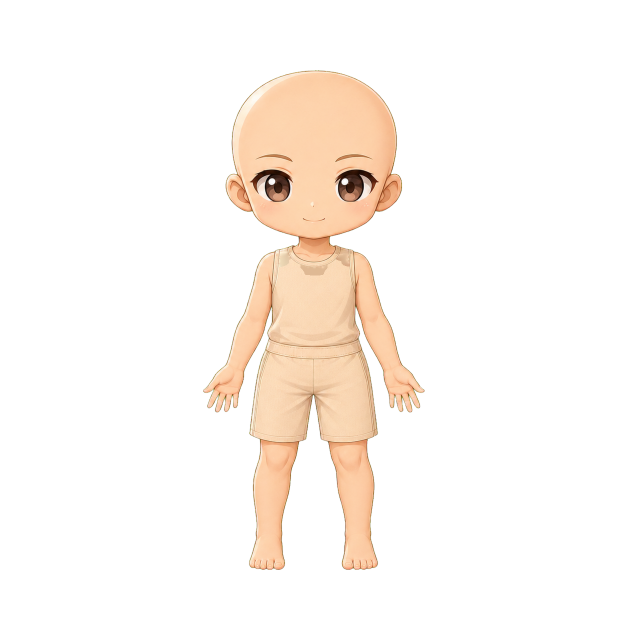
#> input picture chibi-outfits/bases/base_body_001_neutral_master_2.png, 1254 x 1254 px (shown at 1/2 size); its folder holds only this picture in this run
$ python segment_arms.py
#> lines starting #> are read from the running program, lines starting #| are printed output that depends on the picture; after the words box and inside, x2 and y2 are one past the last pixel; in counts of white or black regions, pixels touching at a corner belong together
### chibi-outfits/tools/kit.py
"""Shared paths and loaders for the chibi outfit kit.

Everything is 1254 x 1254 RGBA in one coordinate frame (pose 1 is the reference).
"""
from pathlib import Path

import numpy as np
from PIL import Image

KIT = Path(__file__).resolve().parent.parent
BASES = KIT / 'bases'
ARMS = KIT / 'arms'
MASKS = KIT / 'tools' / 'masks'
OUTFITS = KIT / 'outfits'

POSE_NAMES = ['pose 1 - neutral', 'pose 2 - left grip', 'pose 3 - right grip',
              'pose 4 - left palm up', 'pose 5 - two-hand grip']


def load_rgba(path):
    return np.array(Image.open(path).convert('RGBA')).astype(np.float32) / 255


def load_gray(path):
    return np.array(Image.open(path).convert('L')).astype(np.float32) / 255


def save_rgba(rgb, alpha, path):
    img = np.round(np.dstack([np.clip(rgb, 0, 1), np.clip(alpha, 0, 1)]) * 255).astype(np.uint8)
    img[..., :3][img[..., 3] == 0] = 0
    Image.fromarray(img, 'RGBA').save(path, optimize=True)


def save_gray(arr, path):
    Image.fromarray(np.round(np.clip(arr, 0, 1) * 255).astype(np.uint8), 'L').save(path, optimize=True)


def bases():
    """The five aligned base poses, in pose order."""
    return [load_rgba(p) for p in sorted(BASES.glob('*.png'))]


def arms():
    """The five arms layers, in pose order (same order as bases())."""
    return [load_rgba(p) for p in sorted(ARMS.glob('*.png'))]


def arm_masks():
    """Per-pose forearm/hand masks (0..1), feathered from the armpit line down."""
    return [load_gray(MASKS / f'armmask_{i:02d}.png') for i in range(1, 6)]


def armfull_pose1():
    """Pose 1's whole arm including the shoulder cap (used to build the armless base)."""
    return load_gray(MASKS / 'armfull_pose1.png') > 0.5


# [5 lines left out: function outfit_layers, not called in this run]


def over(dst, src):
    a = src[..., 3:4]
    return dst * (1 - a) + src[..., :3] * a


# [13 lines left out: function composite, not called in this run]

### chibi-outfits/tools/segment_arms.py
"""One-time step: cut the forearms/hands out of each aligned base pose.

Writes
  tools/masks/armmask_0N.png      per-pose arm mask (feathered from the armpit line, y=540..562)
  tools/masks/armfull_pose1.png   pose 1's whole arm incl. shoulder cap
  tools/masks/armless_base_green.png   pose 1 with no arms, on #00FF00 (the image the model dresses)
  arms/arms_00N_*.png             the arms layers (base pixels x arm mask)

The marker coordinates below were placed by hand for these five bases; rerun only if
the bases change.   usage: python tools/segment_arms.py
"""
import sys
from pathlib import Path

import cv2
import numpy as np
from skimage.morphology import remove_small_holes
from skimage.segmentation import watershed

sys.path.insert(0, str(Path(__file__).resolve().parent))
import kit  # noqa: E402

ARM_NAMES = ['arms_001_neutral', 'arms_002_viewer_left_vertical_grip',
             'arms_003_viewer_right_vertical_grip', 'arms_004_viewer_left_palm_up',
             'arms_005_centered_two_hand_grip']
TOP, FEATHER = 540, 22       # arm layer starts at the armpit line, feathered over 22 px


def disk(lbl, pts, r, v):
    for (x, y) in pts:
        cv2.circle(lbl, (int(x), int(y)), r, v, -1)


def line(lbl, p, q, v, t=5):
    cv2.line(lbl, (int(p[0]), int(p[1])), (int(q[0]), int(q[1])), v, t)


def elevation(a):
    lab = cv2.cvtColor(a[..., :3].astype(np.float32), cv2.COLOR_RGB2LAB)
    return cv2.GaussianBlur(1 - lab[..., 0] / 100.0, (0, 0), 0.8)


def segment(i, a):
    H, W = a.shape[:2]
    al = a[..., 3]
    m = np.zeros((H, W), np.int32)
    opaque = al > 0.5
    hn = opaque.copy(); hn[515:] = False; m[hn] = 1    # head / neck
    lg = opaque.copy(); lg[:885] = False; m[lg] = 1    # legs / feet
    if i < 4:
        cv2.rectangle(m, (575, 545), (680, 690), 1, -1)        # torso, inside the clothing
        cv2.rectangle(m, (532, 700), (723, 875), 1, -1)        # shorts
        cv2.fillPoly(m, [np.array([(495, 548), (530, 548), (536, 628), (486, 628)], np.int32)], 2)
        cv2.fillPoly(m, [np.array([(726, 548), (762, 548), (770, 628), (720, 628)], np.int32)], 2)
        sub = opaque.copy(); sub[:628] = False                 # forearms/hands below y=628
        _, lb = cv2.connectedComponents(sub.astype(np.uint8), 8)
        body = lb[700, 628]
        arms_ = (lb > 0) & (lb != body)
        m[cv2.erode(arms_.astype(np.uint8), np.ones((5, 5), np.uint8)) > 0] = 2
    else:                                                       # pose 5: hands in front of the body
        cv2.fillPoly(m, [np.array([(572, 545), (683, 545), (683, 640), (660, 690), (600, 690), (572, 655)],
                                  np.int32)], 1)
        disk(m, [(535, 790), (550, 830), (570, 860), (585, 800), (560, 775), (590, 860),
                 (720, 790), (705, 830), (680, 860), (678, 805), (695, 770), (665, 860), (628, 850)], 6, 1)
        cv2.fillPoly(m, [np.array([(496, 540), (538, 540), (542, 640), (500, 650)], np.int32)], 2)
        cv2.fillPoly(m, [np.array([(716, 540), (760, 540), (760, 645), (714, 640)], np.int32)], 2)
        line(m, (606, 688), (650, 688), 1, 3)
        line(m, (601, 702), (652, 702), 1, 1)
        line(m, (535, 670), (585, 725), 2); line(m, (715, 680), (668, 735), 2)
        disk(m, [(625, 740), (630, 800)], 7, 2)
    ws = watershed(elevation(a), markers=m, mask=al > 0.02)
    arm = cv2.dilate((ws == 2).astype(np.uint8), cv2.getStructuringElement(cv2.MORPH_ELLIPSE, (3, 3))) > 0
    arm &= al > 0.01
    arm = remove_small_holes(arm, 40)
    ramp = np.clip((np.arange(H) - TOP) / FEATHER, 0, 1)[:, None]
    alpha = cv2.GaussianBlur(arm.astype(np.float32) * ramp, (0, 0), 0.6)
    alpha *= arm | (cv2.dilate(arm.astype(np.uint8), np.ones((3, 3), np.uint8)) > 0)
    return np.clip(alpha, 0, 1)


def full_arm_pose1(a, armmask):
    """Whole arm of pose 1 including the shoulder cap (no feather)."""
    H, W = a.shape[:2]
    al = a[..., 3]
    m = np.zeros((H, W), np.int32)
    op = al > 0.5
    hn = op.copy(); hn[490:] = False; m[hn] = 1
    cv2.fillPoly(m, [np.array([(556, 500), (698, 500), (698, 690), (556, 690)], np.int32)], 1)
    cv2.rectangle(m, (532, 700), (723, 875), 1, -1)
    lg = op.copy(); lg[:885] = False; m[lg] = 1
    cv2.fillPoly(m, [np.array([(530, 520), (540, 518), (540, 620), (492, 620), (503, 560)], np.int32)], 2)
    cv2.fillPoly(m, [np.array([(716, 518), (726, 520), (752, 560), (764, 620), (716, 620)], np.int32)], 2)
    m[cv2.erode((armmask > 0.5).astype(np.uint8), np.ones((5, 5), np.uint8)) > 0] = 2
    ws = watershed(elevation(a), markers=m, mask=al > 0.02)
    arm = cv2.dilate((ws == 2).astype(np.uint8), cv2.getStructuringElement(cv2.MORPH_ELLIPSE, (3, 3))) > 0
    return arm & (al > 0.01)


def main():
    kit.MASKS.mkdir(parents=True, exist_ok=True)
    B = kit.bases()
#> B = 1 item
    masks = []
    for i, a in enumerate(B):
        alpha = segment(i, a)
        masks.append(alpha)
        kit.save_gray(alpha, kit.MASKS / f'armmask_{i + 1:02d}.png')
        kit.save_rgba(a[..., :3], a[..., 3] * alpha, kit.ARMS / f'{ARM_NAMES[i]}.png')
        print(f'pose {i + 1}: arm px {int((alpha > 0.5).sum())}')
#> this loop made 1 pass
#> (H in segment, W in segment, body in segment) on pass 1: (1254, 1254, 2)
#| pose 1: arm px 28827
#> pass 1, in segment, `_, lb = cv2.connectedComponents(sub.astype(np.uint8), 8)`:
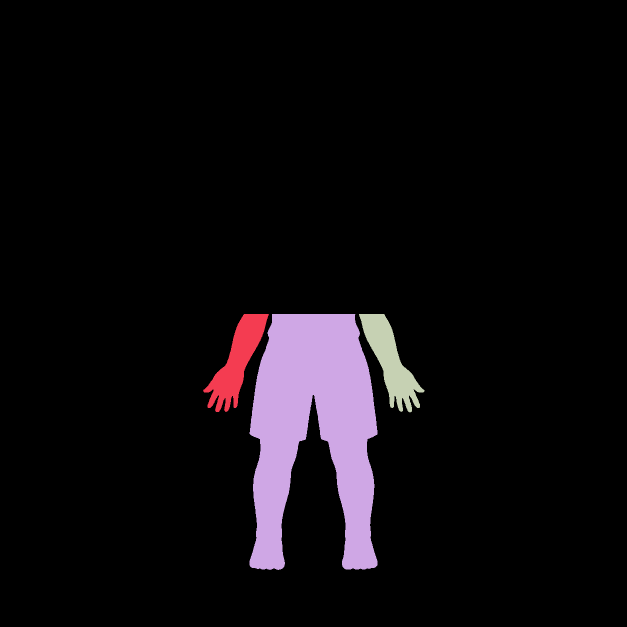
#> lb: shape (1254, 1254) int32 (shown at 1/2 size); 4 distinct labels, from 0 to 3; one colour per label, 0 black
#> pass 1, in segment, `arms_ = (lb > 0) & (lb != body)`:
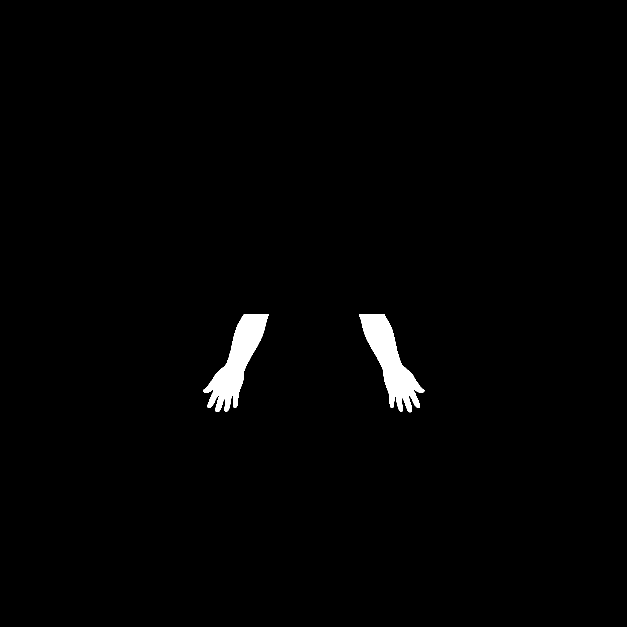
#> arms_: shape (1254, 1254) bool (shown at 1/2 size); 1.3% white; 2 white regions, box (x1, y1, x2, y2) and area: (718, 628, 849, 825) 10131, (406, 628, 538, 824) 10055
#> after the loop, masks = 1 item
    full = full_arm_pose1(B[0], masks[0])
#> in full_arm_pose1, `hn[490:] = False`:
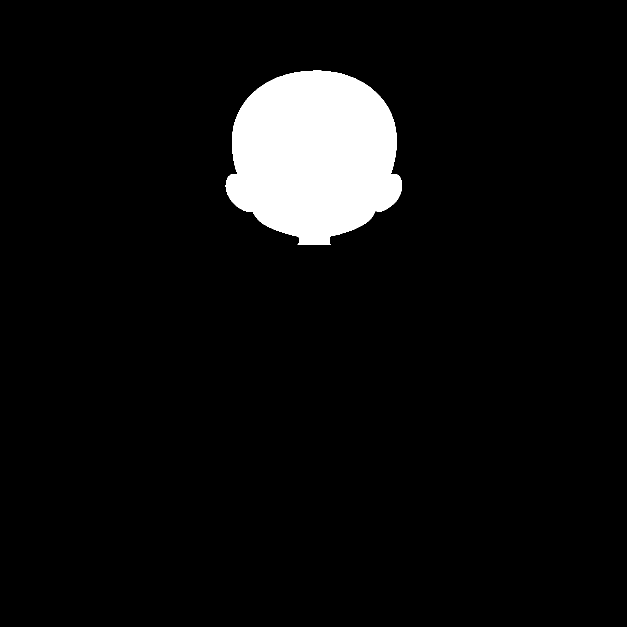
#> hn: shape (1254, 1254) bool (shown at 1/2 size); 6% white; 1 white region, box (x1, y1, x2, y2) and area: (451, 141, 804, 490) 93786
#> in full_arm_pose1, `cv2.fillPoly(m, [np.array([(556, 500), (698, 500), (698, 690), (556, 6..`: m: shape (1254, 1254) int32; values 0 (black) and 1 (white), 7.7% white; 2 white regions, box (x1, y1, x2, y2) and area: (451, 141, 804, 490) 93786, (556, 500, 699, 691) 27313
#> in full_arm_pose1, `cv2.rectangle(m, (532, 700), (723, 875), 1, -1)`: m: shape (1254, 1254) int32; values 0 (black) and 1 (white), 9.8% white; 3 white regions, box (x1, y1, x2, y2) and area: (451, 141, 804, 490) 93786, (532, 700, 724, 876) 33792, (556, 500, 699, 691) 27313
#> in full_arm_pose1, `lg[:885] = False`:
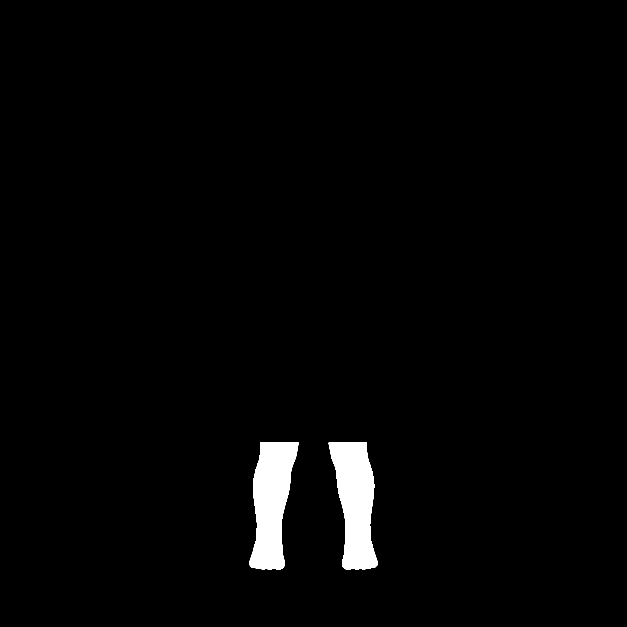
#> lg: shape (1254, 1254) bool (shown at 1/2 size); 2.1% white; 2 white regions, box (x1, y1, x2, y2) and area: (657, 885, 755, 1139) 16327, (499, 885, 598, 1140) 16325
#> in full_arm_pose1, `cv2.fillPoly(m, [np.array([(716, 518), (726, 520), (752, 560), (764, 6..`:
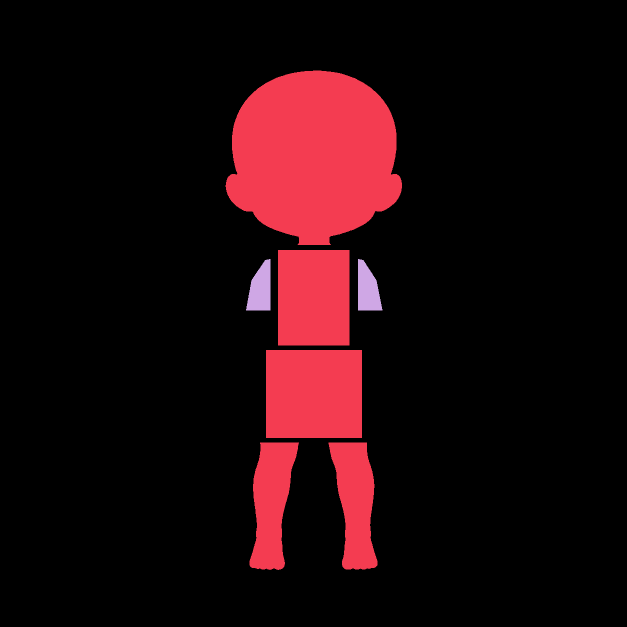
#> m: shape (1254, 1254) int32 (shown at 1/2 size); 3 distinct labels, from 0 to 2; one colour per label, 0 black
#> in elevation (call 2), `lab = cv2.cvtColor(a[..., :3].astype(np.float32), cv2.COLOR_RGB2LAB)`: lab: shape (1254, 1254, 3) float32; mean of channels 0, 1, 2 12.3, 1.5, 3.7
#> in full_arm_pose1, `ws = watershed(elevation(a), markers=m, mask=al > 0.02)`:
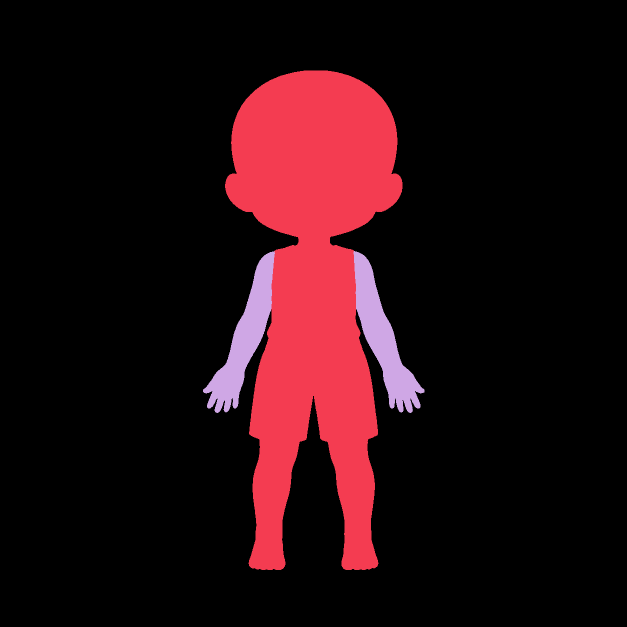
#> ws: shape (1254, 1254) int32 (shown at 1/2 size); 3 distinct labels, from 0 to 2; one colour per label, 0 black
#> in full_arm_pose1, `arm = cv2.dilate((ws == 2).astype(np.uint8), cv2.getStructuringElement..`: arm: shape (1254, 1254) bool; 2.1% white; 2 white regions, box (x1, y1, x2, y2) and area: (706, 501, 850, 827) 16551, (405, 501, 551, 827) 16381
#> in full_arm_pose1, `return arm & (al > 0.01)`: returned value: shape (1254, 1254) bool; 2% white; 2 white regions, box (x1, y1, x2, y2) and area: (706, 502, 849, 826) 16037, (406, 502, 551, 826) 15868
    kit.save_gray(full.astype(np.float32), kit.MASKS / 'armfull_pose1.png')
    keep = cv2.GaussianBlur((~full).astype(np.float32), (0, 0), 0.7)
    a_less = B[0][..., 3] * np.minimum(keep, 1.0)
    green = np.array([0.0, 1.0, 0.0])
    rgb = B[0][..., :3] * a_less[..., None] + green * (1 - a_less[..., None])
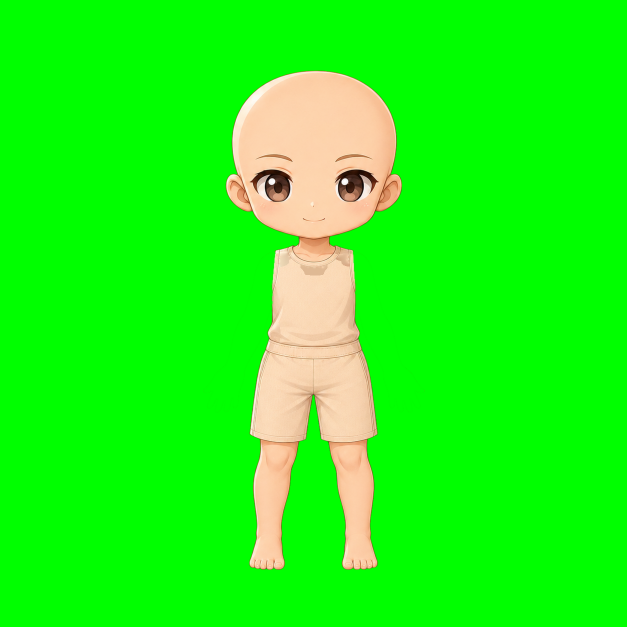
#> rgb: shape (1254, 1254, 3) float64 (shown at 1/2 size); mean of channels 0, 1, 2 0.121, 0.971, 0.0813; drawn as R, G, B
    from PIL import Image
    Image.fromarray(np.round(np.clip(rgb, 0, 1) * 255).astype(np.uint8), 'RGB').save(
        kit.MASKS / 'armless_base_green.png', optimize=True)
    print(f'pose 1 full arm px {int(full.sum())}')
#| pose 1 full arm px 31905


if __name__ == '__main__':
    main()
